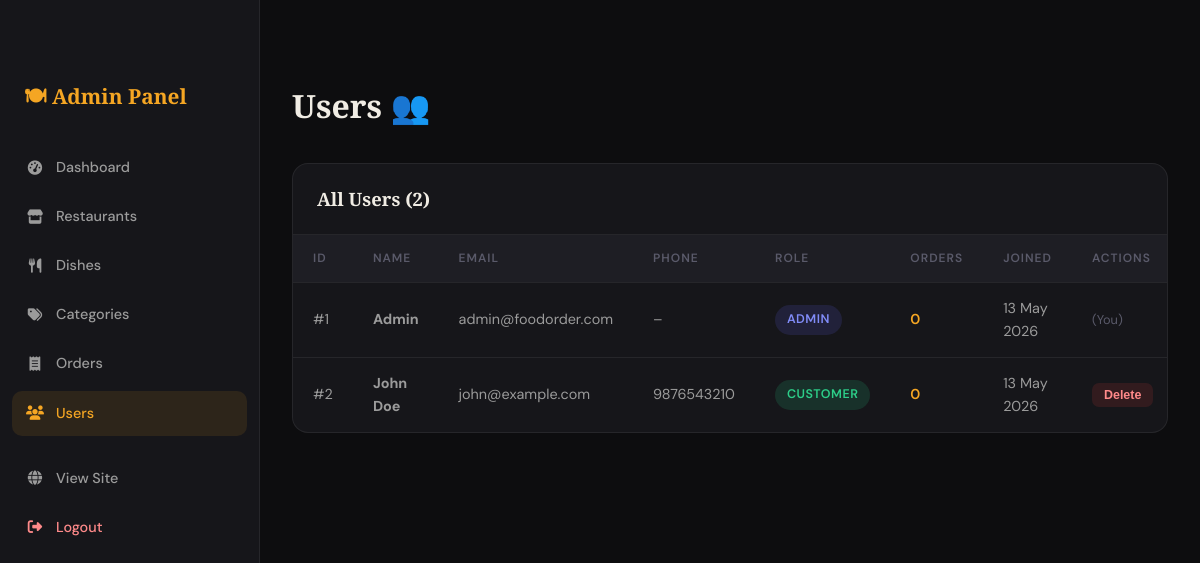
The page /admin/users.php (signed in) on the database its author committed.
### tables this page shows
CREATE TABLE IF NOT EXISTS users (
    user_id INT AUTO_INCREMENT PRIMARY KEY,
    name VARCHAR(100) NOT NULL,
    email VARCHAR(150) NOT NULL UNIQUE,
    password VARCHAR(255) NOT NULL,
    phone VARCHAR(20),
    address TEXT,
    role ENUM('customer', 'admin') DEFAULT 'customer',
    created_at DATETIME DEFAULT CURRENT_TIMESTAMP
);

### admin/users.php (the view, shortened to what this page needs)
<?php
require_once '../connect.php';
$users = $pdo->query("
    SELECT u.*,
        (SELECT COUNT(*) FROM orders o WHERE o.user_id = u.user_id) AS order_count
    FROM users u
    ORDER BY u.created_at DESC
")->fetchAll();
?>
<!DOCTYPE html>
<html lang="en">
<head>
    <link rel="stylesheet" href="https://cdnjs.cloudflare.com/ajax/libs/font-awesome/6.5.0/css/all.min.css">
    <link rel="stylesheet" href="../css/style.css">
</head>
<body>
<div class="admin-sidebar">
    <div class="admin-logo">🍽 Admin Panel</div>
    <nav class="admin-nav">
        <a href="index.php" class="admin-nav-item"><i class="fas fa-tachometer-alt"></i> Dashboard</a>
        <a href="restaurants.php" class="admin-nav-item"><i class="fas fa-store"></i> Restaurants</a>
        <a href="dishes.php" class="admin-nav-item"><i class="fas fa-utensils"></i> Dishes</a>
        <a href="categories.php" class="admin-nav-item"><i class="fas fa-tags"></i> Categories</a>
        <a href="orders.php" class="admin-nav-item"><i class="fas fa-receipt"></i> Orders</a>
        <a href="users.php" class="admin-nav-item active"><i class="fas fa-users"></i> Users</a>
        <a href="../index.php" class="admin-nav-item" style="margin-top:20px;"><i class="fas fa-globe"></i> View Site</a>
        <a href="../logout.php" class="admin-nav-item" style="color:#ff8a8a;"><i class="fas fa-sign-out-alt"></i> Logout</a>
    </nav>
</div>
<div class="admin-main">
    <div class="admin-page-title">Users 👥</div>
    <div class="data-table">
        <div class="table-header">
            <h3>All Users (<?= count($users) ?>)</h3>
        </div>
        <div style="overflow-x:auto;">
            <table>
                <thead>
                    <tr>
                        <th>ID</th>
                        <th>Name</th>
                        <th>Email</th>
                        <th>Phone</th>
                        <th>Role</th>
                        <th>Orders</th>
                        <th>Joined</th>
                        <th>Actions</th>
                    </tr>
                </thead>
                <tbody>
                    <?php foreach($users as $u): ?>
                    <tr>
                        <td>#<?= $u['user_id'] ?></td>
                        <td><strong><?= htmlspecialchars($u['name']) ?></strong></td>
                        <td><?= htmlspecialchars($u['email']) ?></td>
                        <td><?= htmlspecialchars($u['phone'] ?: '–') ?></td>
                        <td>
                            <span class="status-badge <?= $u['role'] === 'admin' ? 'status-preparing' : 'status-delivered' ?>">
                                <?= ucfirst($u['role']) ?>
                            </span>
                        </td>
                        <td style="font-weight:600; color:var(--accent);"><?= $u['order_count'] ?></td>
                        <td><?= date('d M Y', strtotime($u['created_at'])) ?></td>
                        <td>
                            <?php if($u['user_id'] !== (int)$_SESSION['user_id']): ?>
                            <form method="POST" style="display:inline;" onsubmit="return confirm('Delete this user and all their orders?')">
                                <button type="submit" class="btn-del">Delete</button>
                            </form>
                            <?php else: ?>
                            <span style="color:var(--text-muted); font-size:0.8rem;">(You)</span>
                            <?php endif; ?>
                        </td>
                    </tr>
                    <?php endforeach; ?>
                </tbody>
            </table>
        </div>
    </div>
</div>
</body>
</html>

### css/style.css (style rules this page uses)
:root { --bg-dark: #0d0d0f; --bg-card: #16161a; --bg-elevated: #1e1e24; --accent: #f5a623; --accent-warm: #e8531a; --accent-green: #2dce89; --text-primary: #f0ece4; --text-secondary: #9b9b9b; --text-muted: #5a5a6a; --border: rgba(255,255,255,0.07); --border-hover: rgba(245,166,35,0.4); --shadow: 0 8px 40px rgba(0,0,0,0.5); --shadow-glow: 0 0 30px rgba(245,166,35,0.15); --radius: 16px; --radius-sm: 10px; --font-display: 'Playfair Display', Georgia, serif; --font-body: 'DM Sans', sans-serif; --transition: all 0.3s cubic-bezier(0.4, 0, 0.2, 1); }
*, *::before, *::after { box-sizing: border-box; margin: 0; padding: 0; }
html { scroll-behavior: smooth; }
body { font-family: var(--font-body); background: var(--bg-dark); color: var(--text-primary); line-height: 1.6; overflow-x: hidden; }
a { text-decoration: none; color: inherit; }
.status-badge { display: inline-flex; align-items: center; gap: 6px; padding: 5px 12px; border-radius: 100px; font-size: 0.78rem; font-weight: 600; text-transform: uppercase; letter-spacing: 0.5px; }
.status-preparing { background: rgba(99,102,241,0.15); color: #818cf8; }
.status-delivered { background: rgba(45,206,137,0.15); color: var(--accent-green); }
.admin-sidebar { background: var(--bg-card); border-right: 1px solid var(--border); padding: 80px 0 40px; position: fixed; top: 0; left: 0; width: 260px; height: 100vh; overflow-y: auto; }
.admin-logo { padding: 0 24px 32px; font-family: var(--font-display); font-size: 1.3rem; font-weight: 700; color: var(--accent); }
.admin-nav { padding: 0 12px; }
.admin-nav-item { display: flex; align-items: center; gap: 12px; padding: 11px 14px; border-radius: 10px; color: var(--text-secondary); font-size: 0.9rem; font-weight: 500; transition: var(--transition); margin-bottom: 4px; }
.admin-nav-item:hover, .admin-nav-item.active { background: rgba(245,166,35,0.1); color: var(--accent); }
.admin-nav-item i { width: 18px; text-align: center; }
.admin-main { margin-left: 260px; padding: 80px 32px 40px; }
.admin-page-title { font-family: var(--font-display); font-size: 2rem; font-weight: 700; margin-bottom: 32px; }
.data-table { background: var(--bg-card); border: 1px solid var(--border); border-radius: var(--radius); overflow: hidden; }
.table-header { display: flex; align-items: center; justify-content: space-between; padding: 20px 24px; border-bottom: 1px solid var(--border); flex-wrap: wrap; gap: 12px; }
.table-header h3 { font-family: var(--font-display); font-size: 1.15rem; font-weight: 700; }
table { width: 100%; border-collapse: collapse; }
th { padding: 14px 20px; text-align: left; font-size: 0.75rem; text-transform: uppercase; letter-spacing: 1px; color: var(--text-muted); font-weight: 600; background: var(--bg-elevated); }
td { padding: 14px 20px; font-size: 0.9rem; border-top: 1px solid var(--border); color: var(--text-secondary); }
.btn-edit, .btn-del { padding: 5px 12px; border-radius: 7px; font-size: 0.78rem; font-weight: 600; border: none; cursor: pointer; transition: var(--transition); }
.btn-del { background: rgba(255,68,68,0.12); color: #ff8a8a; }

### rows shown on the page
users: user_id "1", name "Admin", email "admin@foodorder.com", phone "–", role "ADMIN", order_count "0", created_at "13 May 2026", shows "(You)"
users: user_id "2", name "John Doe", email "john@example.com", phone "9876543210", role "CUSTOMER", order_count "0", created_at "13 May 2026"

### other values the page prints
count($users) "2"
